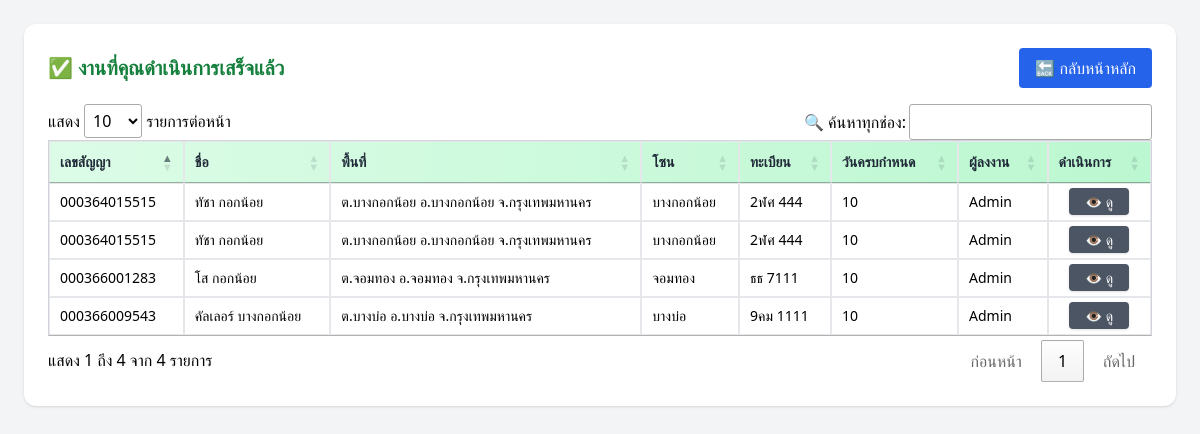
The page /dashboard/my_completed_jobs.php (signed in) on the database its author committed.
### tables this page shows
CREATE TABLE `jobs` (
  `id` int(11) NOT NULL,
  `contract_number` varchar(50) NOT NULL,
  `assigned_to` int(11) DEFAULT NULL,
  `imported_by` int(11) DEFAULT NULL,
  `product` varchar(100) NOT NULL,
  `location_info` varchar(255) DEFAULT NULL,
  `location_area` varchar(255) DEFAULT NULL,
  `zone` varchar(100) DEFAULT NULL,
  `due_date` varchar(25) DEFAULT NULL,
  `overdue_period` varchar(50) DEFAULT NULL,
  `model` varchar(100) DEFAULT NULL,
  `model_detail` varchar(100) DEFAULT NULL,
  `color` varchar(50) DEFAULT NULL,
  `plate` varchar(20) DEFAULT NULL,
  `province` varchar(50) DEFAULT NULL,
  `os` varchar(50) DEFAULT NULL,
  `status` varchar(20) DEFAULT NULL,
  `department_id` int(11) DEFAULT NULL
);

CREATE TABLE `users` (
  `id` int(11) NOT NULL,
  `name` varchar(100) DEFAULT NULL,
  `username` varchar(50) DEFAULT NULL,
  `password` varchar(255) DEFAULT NULL,
  `role` enum('admin','field','manager') DEFAULT 'field',
  `created_at` timestamp NOT NULL DEFAULT current_timestamp(),
  `active` tinyint(1) DEFAULT 1,
  `department_id` int(11) DEFAULT NULL,
  `marker_color` varchar(20) DEFAULT NULL
);

### dashboard/my_completed_jobs.php (the view, shortened to what this page needs)
<?php
include '../config/db.php';
$userId = $_SESSION['user']['id'];
$stmt = $conn->prepare("
    SELECT j.*, u.name AS imported_by_name
    FROM jobs j
    LEFT JOIN users u ON j.imported_by = u.id
    WHERE j.assigned_to = ? AND j.status = 'completed'
    ORDER BY j.due_date DESC
");
$stmt->bind_param("i", $userId);
$stmt->execute();
$result = $stmt->get_result();
?>
<!DOCTYPE html>
<html lang="th">
<head>
  <script src="https://cdn.tailwindcss.com"></script>
  <link rel="stylesheet" href="https://cdn.datatables.net/1.13.4/css/jquery.dataTables.min.css">
</head>
<body class="bg-gray-100 p-6">
<div class="max-w-7xl mx-auto bg-white rounded-xl shadow p-6">
  <div class="flex justify-between items-center mb-4">
    <h2 class="text-xl font-bold text-green-700">✅ งานที่คุณดำเนินการเสร็จแล้ว</h2>
    <a href="field.php" class="bg-blue-600 text-white px-4 py-2 rounded hover:bg-blue-700">🔙 กลับหน้าหลัก</a>
  </div>
  <table class="min-w-full text-sm border border-gray-300 datatable">
    <thead class="bg-gradient-to-r from-green-100 to-green-200 text-gray-800">
      <tr>
        <th class="px-4 py-2 border">เลขสัญญา</th>
        <th class="px-4 py-2 border">ชื่อ</th>
        <th class="px-4 py-2 border">พื้นที่</th>
        <th class="px-4 py-2 border">โซน</th>
        <th class="px-4 py-2 border">ทะเบียน</th>
        <th class="px-4 py-2 border">วันครบกำหนด</th>
        <th class="px-4 py-2 border">ผู้ลงงาน</th>
        <th class="px-4 py-2 border">ดำเนินการ</th>
      </tr>
    </thead>
    <tbody>
      <?php while ($row = $result->fetch_assoc()): ?>
        <tr class="hover:bg-green-50">
          <td class="border px-4 py-2"><?= htmlspecialchars($row['contract_number']) ?></td>
          <td class="border px-4 py-2"><?= htmlspecialchars($row['location_info']) ?></td>
          <td class="border px-4 py-2"><?= htmlspecialchars($row['location_area']) ?></td>
          <td class="border px-4 py-2"><?= htmlspecialchars($row['zone']) ?></td>
          <td class="border px-4 py-2"><?= htmlspecialchars($row['plate']) ?></td>
          <td class="border px-4 py-2"><?= htmlspecialchars($row['due_date']) ?></td>
          <td class="border px-4 py-2"><?= htmlspecialchars($row['imported_by_name'] ?? '-') ?></td>
          <td class="border px-4 py-2 text-center">
            <a href="job_result.php?id=<?= $row['id'] ?>" class="bg-gray-600 hover:bg-gray-700 text-white px-4 py-1 rounded shadow">👁 ดู</a>
          </td>
        </tr>
      <?php endwhile; ?>
    </tbody>
  </table>
</div>
</body>
</html>

### rows shown on the page
jobs: contract_number "000366001283", location_info "โส กอกน้อย", location_area "ต.จอมทอง อ.จอมทอง จ.กรุงเทพมหานคร", zone "จอมทอง", plate "ธธ 7111", due_date "10", users.name "Admin"
jobs: contract_number "000366009543", location_info "คัลเลอร์ บางกอกน้อย", location_area "ต.บางบ่อ อ.บางบ่อ จ.กรุงเทพมหานคร", zone "บางบ่อ", plate "9คม 1111", due_date "10", users.name "Admin"
jobs: contract_number "000364015515", location_info "ทัชา กอกน้อย", location_area "ต.บางกอกน้อย อ.บางกอกน้อย จ.กรุงเทพมหานคร", zone "บางกอกน้อย", plate "2ฬศ 444", due_date "10", users.name "Admin"
jobs: contract_number "000364015515", location_info "ทัชา กอกน้อย", location_area "ต.บางกอกน้อย อ.บางกอกน้อย จ.กรุงเทพมหานคร", zone "บางกอกน้อย", plate "2ฬศ 444", due_date "10", users.name "Admin"
